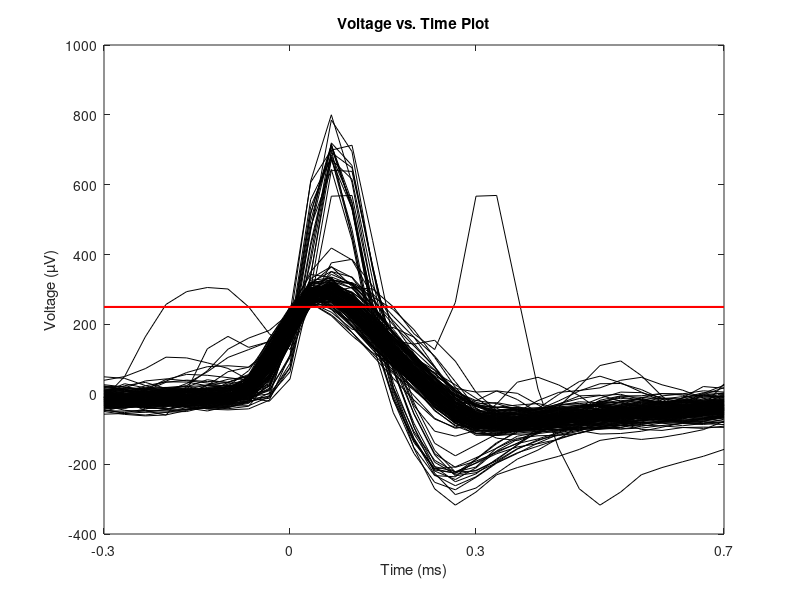

MATLAB code to generate this figure:
close all;
load("ps5_data.mat");
% in the data file, the following variables are defined:
% RealWaveform: 10 seconds of real electrode data sampled at 30 kHz. Values are in µV.
% InitTwoClusters_1, InitTwoClusters_2, InitThreeClusters_1, InitThreeClusters_2:
% each is a 31 x K matrix, where the kth column is the initialization of the kth cluster center, µk (k = 1, . . . , K).


% Problem 1: High-pass filtering

x = RealWaveform;
f_0 = 30000; % sampling rate of waveform (Hz)
f_stop = 250; % stop frequency (Hz)
f_Nyquist = f_0/2; % Nyquist frequency (Hz)
n = length(x); % number of samples
f_all = linspace(-f_Nyquist, f_Nyquist, n); % frequency vector
desired_response = ones(n,1); % desired response
desired_response(abs(f_all) <= f_stop) = 0; % set desired response to 0 for frequencies above f_stop
x_filtered = real(ifft(fft(x).*fftshift(desired_response))); % filter the signal


% Problem 2: Spike detection
% Set a threshold, Vthresh = 250 µV, and determine all of the times that the signal crosses
% from below to above the threshold. Plot the threshold as a line across your plot of the
% high-pass filtered waveform from Problem 1.
% Take 1 ms snippets of the waveform beginning 0.3 ms before each threshold crossing.
% Each snippet should have 31 samples; the tenth sample should be less than Vthresh, and
% the eleventh sample should be greater than Vthresh. In a new figure, make a “voltage
% versus time” plot containing the following:
% 1. all of the threshold-crossing waveform snippets, and
% 2. the threshold as a horizontal line.
% Your result should look similar to Figure 3 from Lewicki’s review paper, with the key
% difference that your plot should show multiple spike shapes (instead of just one). You
% will also notice a few non-stereotyped traces resulting from either different neurons
% spiking near the same time or noise exceeding threshold

Vthresh = 250; % threshold (µV)
crossings = find(x_filtered(1:end-1) < Vthresh & x_filtered(2:end) >= Vthresh); % find threshold crossings
crossings = crossings + 1; % adjust for indexing
crossings = round(crossings); % round to nearest integer

snippets = zeros(31, length(crossings)); % initialize snippets matrix
for i = 1:length(crossings)
    snippets(:,i) = x_filtered(crossings(i)-10:crossings(i)+20); % get snippets
end

figure;
plot(snippets, "Color", "k"); % plot snippets
hold on;
plot([1 31], [Vthresh Vthresh], 'r', 'LineWidth', 1.5); % plot threshold
xticks([1 10 19 31]);
xticklabels([-0.3 0 0.3 0.7]);
xlim([1 31]);
xlabel('Time (ms)');
ylabel('Voltage (µV)');
title('Voltage vs. Time Plot');
saveas(gcf, 'ps5_2.png');

% Problem 3: Clustering with the K-mean algorithm
% Implement the K-means algorithm in MATLAB, and use it to determine the neuron
% responsible for each recorded spike.
% Treat each snippet as a point x_n ∈ R^D (n = 1, ..., N), where D = 31 is the number of
% samples in each snippet, and N is the number of detected spikes. In this problem, we
% will assume that there are K = 2 neurons contributing spikes to the recorded waveform.
% Initialize the cluster centers using InitTwoClusters 1

% (a) For each cluster (k = 1, 2), create a separate “voltage versus time” plot containing the following:
% 1. the cluster center µk returned by K-means as a red waveform trace (i.e., the prototypical action potential for the kth neuron),
% 2. all of the waveform snippets assigned to the kth neuron, and
% 3. the threshold as a horizontal line.
